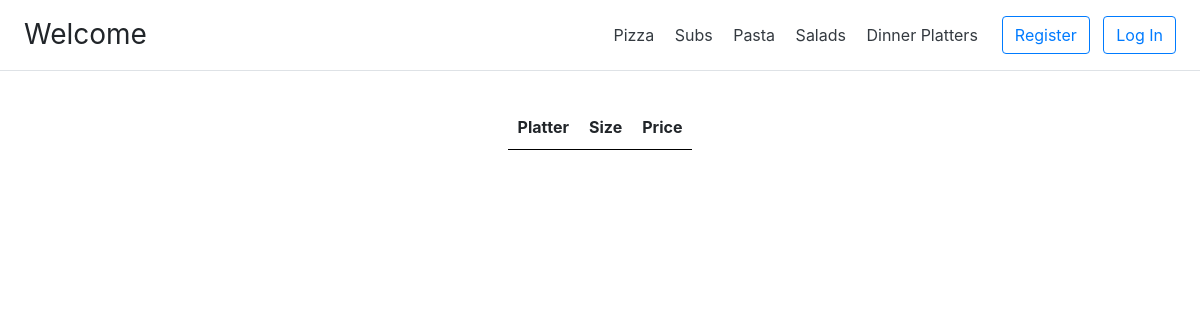
Before: /menu/platters with the older database file.
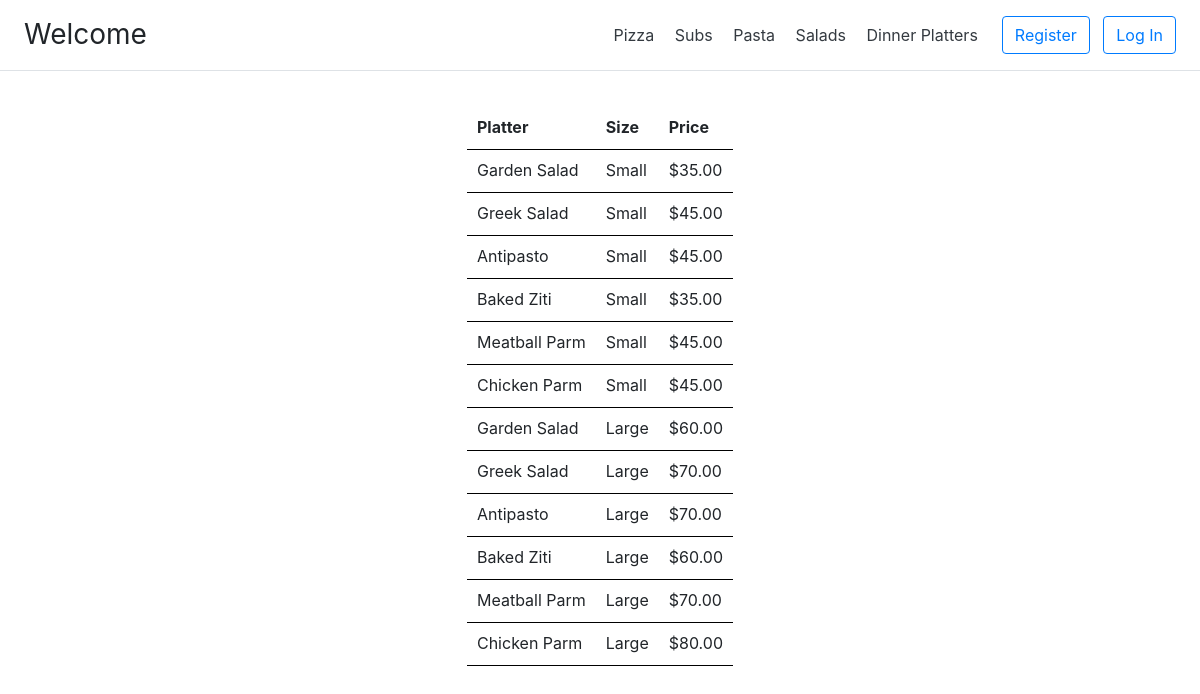
After: the same page with the newer database file.
### orders/models.py (models this page shows, shortened)
class PlatterPrice(models.Model):
    classification = models.CharField(max_length=30)
    size = models.CharField(max_length=10)
    price = models.DecimalField(max_digits=6, decimal_places=2)
    class Meta:
        verbose_name_plural = "Platter Price"

### orders/views.py (the view)
# urls.py: path("menu/platters", views.platter, name="platter"),
def platter(request):
    sub_menu = PlatterPrice.objects.all()
    context = {"sub_menu": sub_menu}
    route = "orders/platters.html"
    return auth_view(route, context, request)

### orders/views.py (called while the page is built)
def auth_view(route, context, request):
    context['user'] = request.user
    if request.user.is_authenticated:
        base_template = "orders/layoutAuth.html"
        context["base_template"] = base_template
        user_profile = UserProfile.objects.get(customer=request.user)
        print(f"----------------> {user_profile}")
        return render(request, route, context)
    base_template = "orders/layout.html"
    context["base_template"] = base_template
    print(request.user)  # PRINT AnonymousUser
    return render(request, route, context)

### orders/templates/orders/platters.html (shortened to what this page needs)
{% extends base_template %}
{% load static %}
{% block extra %} <link rel="stylesheet" href="{% static 'orders/main.css' %}"/> {% endblock %}
{% block body %}
<div class="container">
    <div class="row">
        <div class="col"  align="center">
            <table>
                <thead>
                    <tr>
                        <th scope="col">Platter</th>
                        <th scope="col">Size</th>
                        <th scope="col">Price</th>
                    </tr>
                </thead>
                <tbody>
                    {% for menu in sub_menu %}
                    <tr>
                        <td>{{menu.classification}}</td>
                        <td>{{menu.size}} </td>
                        <td> ${{menu.price}} </td>
                    </tr>
                    {% endfor %}
                </tbody>
            </table>
        </div>
    </div>
</div>
{% endblock %}

### orders/templates/orders/layout.html (shortened to what this page needs)
<!DOCTYPE html>
<html>
<head>
    <link rel="stylesheet" type="text/css"
        href="https://stackpath.bootstrapcdn.com/bootstrap/4.1.1/css/bootstrap.min.css"
>
    {% block extra %}{% endblock %}
</head>
<body>
        <div
            class="d-flex flex-column flex-md-row align-items-center p-3 px-md-4 mb-3 bg-white border-bottom box-shadow">
            <h3 class="my-0 mr-md-auto font-weight-normal">Welcome</h3>
            <nav class="my-2 my-md-0 mr-md-3">
                <a class="p-2 text-dark" href="{% url 'pizza'%}">Pizza</a>
                <a class="p-2 text-dark" href="{% url 'subs'%}">Subs</a>
                <a class="p-2 text-dark" href="{% url 'pasta'%}">Pasta</a>
                <a class="p-2 text-dark" href="{% url 'salad'%}">Salads</a>
                <a class="p-2 text-dark" href="{% url 'platter'%}">Dinner Platters</a>
            </nav>
            <a class="btn btn-outline-primary" href="{% url 'register'%}">Register</a>
            <a class="btn btn-outline-primary" href="{% url 'login'%}">Log In</a>
        </div>
    {% block body %}
    {% endblock %}
</body>
</html>

### orders/static/orders/main.css (style rules this page uses)
table { border-collapse: separate; border-spacing: 0; margin-top: 20px; }
th { text-align: left; font-weight: bold; border-bottom: 1px solid #000; }
th, td { padding: 8px 10px 10px; line-height: inherit; border-bottom: 1px solid #000; }
th { vertical-align: bottom }
td { vertical-align: top }

Changed rows visible on the page:
added PlatterPrice: classification "Garden Salad", size "Small", price "35.00"
added PlatterPrice: classification "Greek Salad", size "Small", price "45.00"
added PlatterPrice: classification "Antipasto", size "Small", price "45.00"
added PlatterPrice: classification "Baked Ziti", size "Small", price "35.00"
added PlatterPrice: classification "Meatball Parm", size "Small", price "45.00"
added PlatterPrice: classification "Chicken Parm", size "Small", price "45.00"
added PlatterPrice: classification "Garden Salad", size "Large", price "60.00"
added PlatterPrice: classification "Greek Salad", size "Large", price "70.00"
added PlatterPrice: classification "Antipasto", size "Large", price "70.00"
added PlatterPrice: classification "Baked Ziti", size "Large", price "60.00"
added PlatterPrice: classification "Meatball Parm", size "Large", price "70.00"
added PlatterPrice: classification "Chicken Parm", size "Large", price "80.00"
